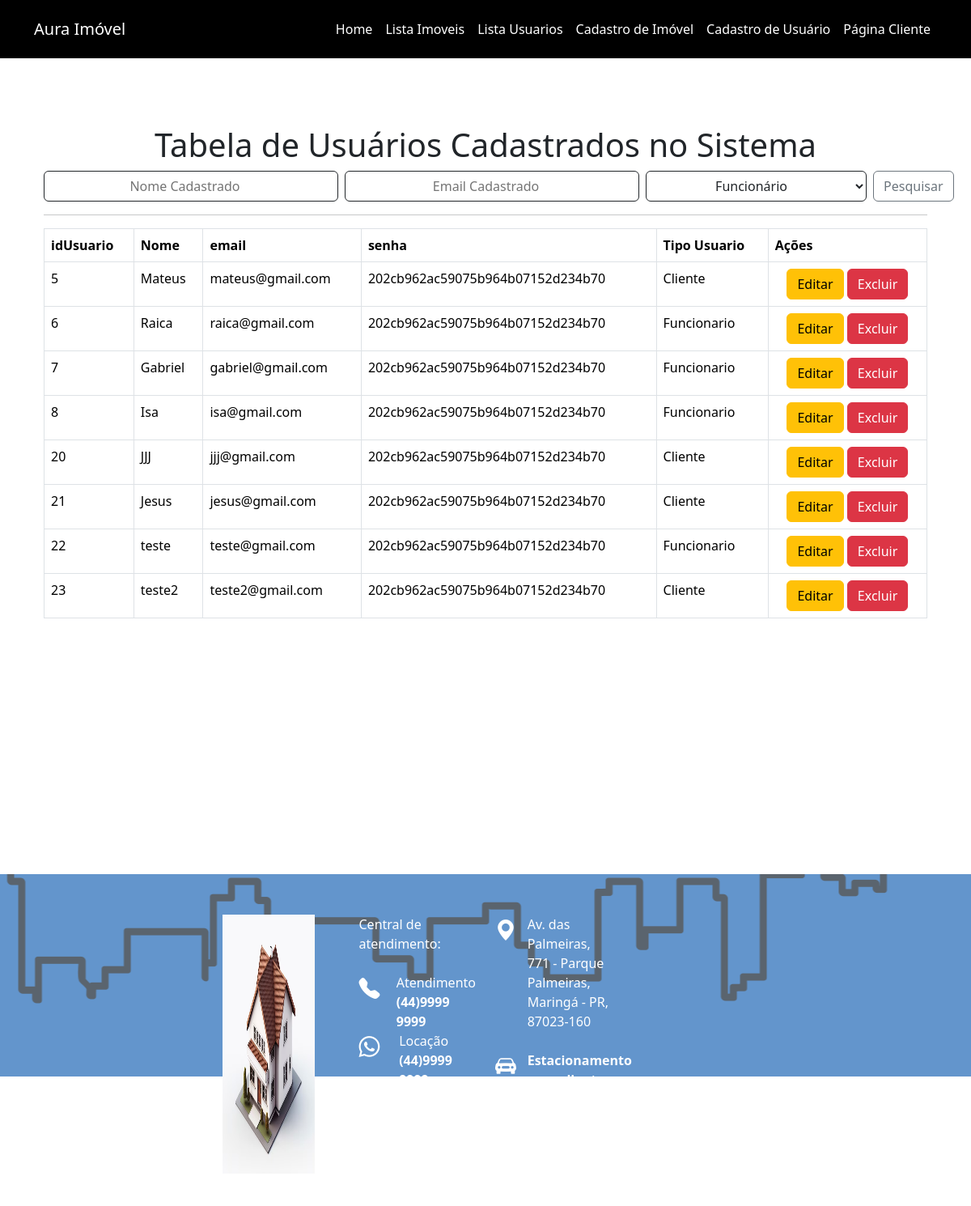
/codigo/listaUsuarios.php (signed in), run on the app's committed database.
### tables this page shows
CREATE TABLE `usuarios` (
  `idUsuario` int(11) NOT NULL,
  `nome` text NOT NULL,
  `email` text NOT NULL,
  `senha` text NOT NULL,
  `tipoUser` text NOT NULL
);

### codigo/listaUsuarios.php (the view, shortened to what this page needs)
<?php
	include_once("includes/conexao.php");
	if (isset($_GET["idUsuario"])) {
		$sql = "SELECT * FROM imoveis WHERE idImovel = '{$_GET['idUsuario']}'";
		$resultados = mysqli_query($conn, $sql);
		$dados = mysqli_fetch_assoc($resultados);
		$nome = $dados['nome'];
		$email = $dados['email'];
		$tipoUser = $dados['tipoUser'];
	}else{
		$nome = "";
		$email = "";
		$tipoUser = "";
	}
	if (!isset($_GET['nome'])) {
		$nome = "";
		$email = "";
		$tipoUser = "";
	}else{
		$nome = $_GET['nome'];
		$email = $_GET['email'];
		$tipoUser = $_GET['tipoUser'];
	}
?>
<!DOCTYPE html>
<html>
<head>
	<link href="https://cdn.jsdelivr.net/npm/bootstrap@5.3.3/dist/css/bootstrap.min.css" rel="stylesheet">
	<link rel="stylesheet" href="https://cdn.jsdelivr.net/npm/bootstrap-icons@1.11.3/font/bootstrap-icons.min.css">
    <link rel="stylesheet" href="https://cdnjs.cloudflare.com/ajax/libs/font-awesome/6.4.0/css/all.min.css">
	<link rel="stylesheet" href="css/estilo_listaUsuarios.css">
	<link rel="stylesheet" type="text/css" href="css/rodape.css">
</head>
<body>
	<div class="container">
		<?php
		include_once("includes/menu_func.php");
		?>
		<div class="container" style="padding-bottom: 300px;">
			<div class="corpo">
				<div class="row">
					<div class="col-md-12 text-center">
						<h1 style="margin-top: 155px">Tabela de Usuários Cadastrados no Sistema</h1>
					</div>
					<br>
					<br><br>
				</div>
				<div class="row">
					<form class="form-inline d-flex justify-content-around">
						<input class="btn btn-outline-dark col-md-4" id="entrada" name="nome" type="search" placeholder="Nome Cadastrado" aria-label="esquisar">
						<input class="btn btn-outline-dark col-md-4" id="entrada" name="email" type="search" placeholder="Email Cadastrado" aria-label="esquisar">
						<select class="btn btn-outline-dark col-md-3" id="entrada" name="tipoUser" type="search" placeholder="Funcionario/Cliente" aria-label="esquisar">
							<option value="Funcionario">Funcionário</option>
						</select>&ensp;
						<button class="btn btn-outline-secondary my-2 my-sm-0" type="submit">Pesquisar</button>
					</form>
				</div>
				<hr>
			<div class="row">
			<div class="col-md-12">
					<table class="table table-bordered">
					<tr>
						<th>idUsuario</th>
						<th>Nome</th>
						<th>email</th>
						<th>senha</th>
						<th>Tipo Usuario</th>
						<th>Ações</th>
					</tr>
					<?php
						if (!isset($_GET['nome'])) {
							$sql = "SELECT * FROM usuarios ORDER BY idUsuario ASC";
						} else {
							$sql = "SELECT * FROM usuarios WHERE nome = '$nome' AND email = '$email' AND tipoUser = '$tipoUser'";
						}
						$resultados = mysqli_query($conn, $sql);
						while ($dados = mysqli_fetch_assoc($resultados)) {
						echo '<tr>
								<td>'.$dados['idUsuario'].'</td>
								<td>'.$dados['nome'].'</td>
								<td>'.$dados['email'].'</td>
								<td>'.$dados['senha'].'</td>
								<td>'.$dados['tipoUser'].'</td>
								<td style="text-align: center;">
									<a class="btn btn-warning" href="cadastro.php?idUsuario='.$dados['idUsuario'].'">Editar</a>
									<a href="#excluir" data-toggle="modal" data-target="#excluir_'.$dados['idUsuario'].'" class= "btn btn-danger">Excluir</a>
								</td>
								</tr>';
							}
					?>
					</table>
					</div>
				</div>
			</div>
		</div>
	</div>
      <?php
      	include_once("includes/rodaPe.php");
      ?>
</body>
</html>

### data on the page
usuarios: idUsuario "5", nome "Mateus", email "mateus@gmail.com", senha "202cb962ac59075b964b07152d234b70", tipoUser "Cliente"
usuarios: idUsuario "6", nome "Raica", email "raica@gmail.com", senha "202cb962ac59075b964b07152d234b70", tipoUser "Funcionario"
usuarios: idUsuario "7", nome "Gabriel", email "gabriel@gmail.com", senha "202cb962ac59075b964b07152d234b70", tipoUser "Funcionario"
usuarios: idUsuario "8", nome "Isa", email "isa@gmail.com", senha "202cb962ac59075b964b07152d234b70", tipoUser "Funcionario"
usuarios: idUsuario "20", nome "JJJ", email "jjj@gmail.com", senha "202cb962ac59075b964b07152d234b70", tipoUser "Cliente"
usuarios: idUsuario "21", nome "Jesus", email "jesus@gmail.com", senha "202cb962ac59075b964b07152d234b70", tipoUser "Cliente"
usuarios: idUsuario "22", nome "teste", email "teste@gmail.com", senha "202cb962ac59075b964b07152d234b70", tipoUser "Funcionario"
usuarios: idUsuario "23", nome "teste2", email "teste2@gmail.com", senha "202cb962ac59075b964b07152d234b70", tipoUser "Cliente"
